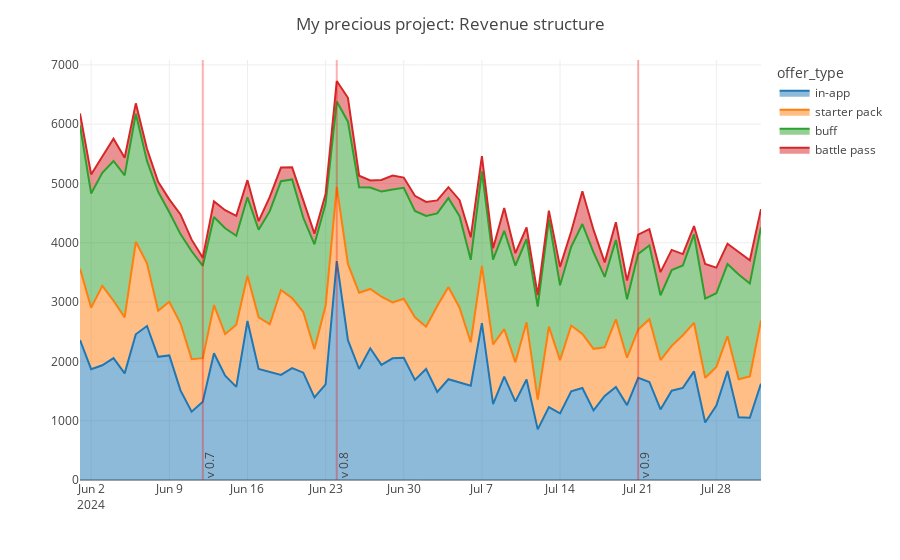

The cell this chart's notebook holds for it:
### Code cell
fig = px.area(
    daily_stat, 
    x='login_dt', y='offer_revenue', color='offer_type',
    # https://plotly.com/python/legend/#legend-order
    category_orders={
        'offer_type': ['in-app', 'starter pack', 'buff', 'battle pass'],         
    },    
    # https://plotly.com/python/hover-text-and-formatting/
    hover_name='offer_type',
    hover_data={
        # https://github.com/d3/d3-3.x-api-reference/blob/master/Formatting.md
        'offer_type': False,
        'offer_revenue': ':.0f',
        'revenue_share': ':.1%',                
        'ARPDAU': ':.2f'  
    }
)

for i in versions_dict.keys():
    fig.add_vline(i, line_width=2, line_color='red', opacity=0.3)
    fig.add_annotation(x=i, y=0, yanchor='bottom', text=versions_dict[i], showarrow=False, textangle=-90, xshift=6)  

fig.update_layout(
    title=f'My precious project: Revenue structure',
    xaxis=dict(title=''),
    yaxis=dict(title='', rangemode='tozero'),
    # margin=dict(b=50, l=50),         
    height=500
)

### Figure 1 — Plotly figure (JSON) as saved in the notebook; plotly's stock layout.template omitted (floating-point values rounded to 4 significant figures; data arrays with more than 128 entries replaced by an {"elided": "..."} marker saying what was removed)
{"data": [{"customdata": {"elided": "62x3 mixed values"}, "hovertemplate": "<b>%{hovertext}</b><br><br>login_dt=%{x}<br>offer_revenue=%{y:.0f}<br>revenue_share=%{customdata[1]:.1%}<br>ARPDAU=%{customdata[2]:.2f}<extra></extra>", "hovertext": ["in-app", "in-app", "in-app", "in-app", "in-app", "in-app", "in-app", "in-app", "in-app", "in-app", "in-app", "in-app", "in-app", "in-app", "in-app", "in-app", "in-app", "in-app", "in-app", "in-app", "in-app", "in-app", "in-app", "in-app", "in-app", "in-app", "in-app", "in-app", "in-app", "in-app", "in-app", "in-app", "in-app", "in-app", "in-app", "in-app", "in-app", "in-app", "in-app", "in-app", "in-app", "in-app", "in-app", "in-app", "in-app", "in-app", "in-app", "in-app", "in-app", "in-app", "in-app", "in-app", "in-app", "in-app", "in-app", "in-app", "in-app", "in-app", "in-app", "in-app", "in-app", "in-app"], "legendgroup": "in-app", "line": {"color": "#1F77B4"}, "marker": {"symbol": "circle"}, "mode": "lines", "name": "in-app", "orientation": "v", "showlegend": true, "stackgroup": "1", "type": "scatter", "x": ["2024-06-01T00:00:00", "2024-06-02T00:00:00", "2024-06-03T00:00:00", "2024-06-04T00:00:00", "2024-06-05T00:00:00", "2024-06-06T00:00:00", "2024-06-07T00:00:00", "2024-06-08T00:00:00", "2024-06-09T00:00:00", "2024-06-10T00:00:00", "2024-06-11T00:00:00", "2024-06-12T00:00:00", "2024-06-13T00:00:00", "2024-06-14T00:00:00", "2024-06-15T00:00:00", "2024-06-16T00:00:00", "2024-06-17T00:00:00", "2024-06-18T00:00:00", "2024-06-19T00:00:00", "2024-06-20T00:00:00", "2024-06-21T00:00:00", "2024-06-22T00:00:00", "2024-06-23T00:00:00", "2024-06-24T00:00:00", "2024-06-25T00:00:00", "2024-06-26T00:00:00", "2024-06-27T00:00:00", "2024-06-28T00:00:00", "2024-06-29T00:00:00", "2024-06-30T00:00:00", "2024-07-01T00:00:00", "2024-07-02T00:00:00", "2024-07-03T00:00:00", "2024-07-04T00:00:00", "2024-07-05T00:00:00", "2024-07-06T00:00:00", "2024-07-07T00:00:00", "2024-07-08T00:00:00", "2024-07-09T00:00:00", "2024-07-10T00:00:00", "2024-07-11T00:00:00", "2024-07-12T00:00:00", "2024-07-13T00:00:00", "2024-07-14T00:00:00", "2024-07-15T00:00:00", "2024-07-16T00:00:00", "2024-07-17T00:00:00", "2024-07-18T00:00:00", "2024-07-19T00:00:00", "2024-07-20T00:00:00", "2024-07-21T00:00:00", "2024-07-22T00:00:00", "2024-07-23T00:00:00", "2024-07-24T00:00:00", "2024-07-25T00:00:00", "2024-07-26T00:00:00", "2024-07-27T00:00:00", "2024-07-28T00:00:00", "2024-07-29T00:00:00", "2024-07-30T00:00:00", "2024-07-31T00:00:00", "2024-08-01T00:00:00"], "xaxis": "x", "y": [2360.0, 1869.0, 1935.0, 2055.0, 1798.0, 2457.0, 2597.0, 2077.0, 2100.0, 1511.0, 1152.0, 1320.0, 2138.0, 1758.0, 1570.0, 2682.0, 1874.0, 1822.0, 1773.0, 1886.0, 1810.0, 1394.0, 1612.0, 3692.0, 2357.0, 1872.0, 2221.0, 1942.0, 2052.0, 2062.0, 1689.0, 1872.0, 1487.0, 1699.0, 1646.0, 1590.0, 2646.0, 1278.0, 1745.0, 1322.0, 1695.0, 853.7, 1229.0, 1124.0, 1495.0, 1551.0, 1173.0, 1419.0, 1569.0, 1263.0, 1724.0, 1653.0, 1189.0, 1507.0, 1553.0, 1832.0, 970.5, 1256.0, 1839.0, 1056.0, 1049.0, 1625.0], "yaxis": "y"}, {"customdata": {"elided": "62x3 mixed values"}, "hovertemplate": "<b>%{hovertext}</b><br><br>login_dt=%{x}<br>offer_revenue=%{y:.0f}<br>revenue_share=%{customdata[1]:.1%}<br>ARPDAU=%{customdata[2]:.2f}<extra></extra>", "hovertext": ["starter pack", "starter pack", "starter pack", "starter pack", "starter pack", "starter pack", "starter pack", "starter pack", "starter pack", "starter pack", "starter pack", "starter pack", "starter pack", "starter pack", "starter pack", "starter pack", "starter pack", "starter pack", "starter pack", "starter pack", "starter pack", "starter pack", "starter pack", "starter pack", "starter pack", "starter pack", "starter pack", "starter pack", "starter pack", "starter pack", "starter pack", "starter pack", "starter pack", "starter pack", "starter pack", "starter pack", "starter pack", "starter pack", "starter pack", "starter pack", "starter pack", "starter pack", "starter pack", "starter pack", "starter pack", "starter pack", "starter pack", "starter pack", "starter pack", "starter pack", "starter pack", "starter pack", "starter pack", "starter pack", "starter pack", "starter pack", "starter pack", "starter pack", "starter pack", "starter pack", "starter pack", "starter pack"], "legendgroup": "starter pack", "line": {"color": "#FF7F0E"}, "marker": {"symbol": "circle"}, "mode": "lines", "name": "starter pack", "orientation": "v", "showlegend": true, "stackgroup": "1", "type": "scatter", "x": ["2024-06-01T00:00:00", "2024-06-02T00:00:00", "2024-06-03T00:00:00", "2024-06-04T00:00:00", "2024-06-05T00:00:00", "2024-06-06T00:00:00", "2024-06-07T00:00:00", "2024-06-08T00:00:00", "2024-06-09T00:00:00", "2024-06-10T00:00:00", "2024-06-11T00:00:00", "2024-06-12T00:00:00", "2024-06-13T00:00:00", "2024-06-14T00:00:00", "2024-06-15T00:00:00", "2024-06-16T00:00:00", "2024-06-17T00:00:00", "2024-06-18T00:00:00", "2024-06-19T00:00:00", "2024-06-20T00:00:00", "2024-06-21T00:00:00", "2024-06-22T00:00:00", "2024-06-23T00:00:00", "2024-06-24T00:00:00", "2024-06-25T00:00:00", "2024-06-26T00:00:00", "2024-06-27T00:00:00", "2024-06-28T00:00:00", "2024-06-29T00:00:00", "2024-06-30T00:00:00", "2024-07-01T00:00:00", "2024-07-02T00:00:00", "2024-07-03T00:00:00", "2024-07-04T00:00:00", "2024-07-05T00:00:00", "2024-07-06T00:00:00", "2024-07-07T00:00:00", "2024-07-08T00:00:00", "2024-07-09T00:00:00", "2024-07-10T00:00:00", "2024-07-11T00:00:00", "2024-07-12T00:00:00", "2024-07-13T00:00:00", "2024-07-14T00:00:00", "2024-07-15T00:00:00", "2024-07-16T00:00:00", "2024-07-17T00:00:00", "2024-07-18T00:00:00", "2024-07-19T00:00:00", "2024-07-20T00:00:00", "2024-07-21T00:00:00", "2024-07-22T00:00:00", "2024-07-23T00:00:00", "2024-07-24T00:00:00", "2024-07-25T00:00:00", "2024-07-26T00:00:00", "2024-07-27T00:00:00", "2024-07-28T00:00:00", "2024-07-29T00:00:00", "2024-07-30T00:00:00", "2024-07-31T00:00:00", "2024-08-01T00:00:00"], "xaxis": "x", "y": [1204.0, 1039.0, 1340.0, 968.0, 945.5, 1560.0, 1058.0, 776.1, 905.6, 1131.0, 886.4, 735.2, 810.7, 701.4, 1049.0, 762.4, 870.5, 805.6, 1430.0, 1181.0, 1023.0, 813.0, 1326.0, 1251.0, 1287.0, 1285.0, 1001.0, 1149.0, 944.7, 993.9, 1056.0, 713.2, 1447.0, 1554.0, 1259.0, 732.3, 962.7, 1007.0, 800.2, 662.3, 964.8, 502.3, 1357.0, 897.7, 1109.0, 911.2, 1039.0, 819.0, 1140.0, 800.2, 812.1, 1058.0, 832.8, 755.9, 889.0, 819.0, 751.5, 651.1, 587.0, 643.8, 696.7, 1066.0], "yaxis": "y"}, {"customdata": {"elided": "62x3 mixed values"}, "hovertemplate": "<b>%{hovertext}</b><br><br>login_dt=%{x}<br>offer_revenue=%{y:.0f}<br>revenue_share=%{customdata[1]:.1%}<br>ARPDAU=%{customdata[2]:.2f}<extra></extra>", "hovertext": ["buff", "buff", "buff", "buff", "buff", "buff", "buff", "buff", "buff", "buff", "buff", "buff", "buff", "buff", "buff", "buff", "buff", "buff", "buff", "buff", "buff", "buff", "buff", "buff", "buff", "buff", "buff", "buff", "buff", "buff", "buff", "buff", "buff", "buff", "buff", "buff", "buff", "buff", "buff", "buff", "buff", "buff", "buff", "buff", "buff", "buff", "buff", "buff", "buff", "buff", "buff", "buff", "buff", "buff", "buff", "buff", "buff", "buff", "buff", "buff", "buff", "buff"], "legendgroup": "buff", "line": {"color": "#2CA02C"}, "marker": {"symbol": "circle"}, "mode": "lines", "name": "buff", "orientation": "v", "showlegend": true, "stackgroup": "1", "type": "scatter", "x": ["2024-06-01T00:00:00", "2024-06-02T00:00:00", "2024-06-03T00:00:00", "2024-06-04T00:00:00", "2024-06-05T00:00:00", "2024-06-06T00:00:00", "2024-06-07T00:00:00", "2024-06-08T00:00:00", "2024-06-09T00:00:00", "2024-06-10T00:00:00", "2024-06-11T00:00:00", "2024-06-12T00:00:00", "2024-06-13T00:00:00", "2024-06-14T00:00:00", "2024-06-15T00:00:00", "2024-06-16T00:00:00", "2024-06-17T00:00:00", "2024-06-18T00:00:00", "2024-06-19T00:00:00", "2024-06-20T00:00:00", "2024-06-21T00:00:00", "2024-06-22T00:00:00", "2024-06-23T00:00:00", "2024-06-24T00:00:00", "2024-06-25T00:00:00", "2024-06-26T00:00:00", "2024-06-27T00:00:00", "2024-06-28T00:00:00", "2024-06-29T00:00:00", "2024-06-30T00:00:00", "2024-07-01T00:00:00", "2024-07-02T00:00:00", "2024-07-03T00:00:00", "2024-07-04T00:00:00", "2024-07-05T00:00:00", "2024-07-06T00:00:00", "2024-07-07T00:00:00", "2024-07-08T00:00:00", "2024-07-09T00:00:00", "2024-07-10T00:00:00", "2024-07-11T00:00:00", "2024-07-12T00:00:00", "2024-07-13T00:00:00", "2024-07-14T00:00:00", "2024-07-15T00:00:00", "2024-07-16T00:00:00", "2024-07-17T00:00:00", "2024-07-18T00:00:00", "2024-07-19T00:00:00", "2024-07-20T00:00:00", "2024-07-21T00:00:00", "2024-07-22T00:00:00", "2024-07-23T00:00:00", "2024-07-24T00:00:00", "2024-07-25T00:00:00", "2024-07-26T00:00:00", "2024-07-27T00:00:00", "2024-07-28T00:00:00", "2024-07-29T00:00:00", "2024-07-30T00:00:00", "2024-07-31T00:00:00", "2024-08-01T00:00:00"], "xaxis": "x", "y": [2413.0, 1923.0, 1905.0, 2357.0, 2393.0, 2159.0, 1726.0, 2007.0, 1508.0, 1505.0, 1819.0, 1557.0, 1488.0, 1786.0, 1500.0, 1322.0, 1476.0, 1906.0, 1835.0, 2001.0, 1589.0, 1767.0, 1724.0, 1440.0, 2399.0, 1781.0, 1711.0, 1773.0, 1902.0, 1872.0, 1793.0, 1868.0, 1561.0, 1500.0, 1543.0, 1390.0, 1597.0, 1430.0, 1658.0, 1630.0, 1402.0, 1569.0, 1810.0, 1262.0, 1328.0, 1854.0, 1627.0, 1187.0, 1339.0, 983.9, 1278.0, 1245.0, 1094.0, 1277.0, 1174.0, 1492.0, 1338.0, 1242.0, 1216.0, 1766.0, 1568.0, 1573.0], "yaxis": "y"}, {"customdata": {"elided": "62x3 mixed values"}, "hovertemplate": "<b>%{hovertext}</b><br><br>login_dt=%{x}<br>offer_revenue=%{y:.0f}<br>revenue_share=%{customdata[1]:.1%}<br>ARPDAU=%{customdata[2]:.2f}<extra></extra>", "hovertext": ["battle pass", "battle pass", "battle pass", "battle pass", "battle pass", "battle pass", "battle pass", "battle pass", "battle pass", "battle pass", "battle pass", "battle pass", "battle pass", "battle pass", "battle pass", "battle pass", "battle pass", "battle pass", "battle pass", "battle pass", "battle pass", "battle pass", "battle pass", "battle pass", "battle pass", "battle pass", "battle pass", "battle pass", "battle pass", "battle pass", "battle pass", "battle pass", "battle pass", "battle pass", "battle pass", "battle pass", "battle pass", "battle pass", "battle pass", "battle pass", "battle pass", "battle pass", "battle pass", "battle pass", "battle pass", "battle pass", "battle pass", "battle pass", "battle pass", "battle pass", "battle pass", "battle pass", "battle pass", "battle pass", "battle pass", "battle pass", "battle pass", "battle pass", "battle pass", "battle pass", "battle pass", "battle pass"], "legendgroup": "battle pass", "line": {"color": "#D62728"}, "marker": {"symbol": "circle"}, "mode": "lines", "name": "battle pass", "orientation": "v", "showlegend": true, "stackgroup": "1", "type": "scatter", "x": ["2024-06-01T00:00:00", "2024-06-02T00:00:00", "2024-06-03T00:00:00", "2024-06-04T00:00:00", "2024-06-05T00:00:00", "2024-06-06T00:00:00", "2024-06-07T00:00:00", "2024-06-08T00:00:00", "2024-06-09T00:00:00", "2024-06-10T00:00:00", "2024-06-11T00:00:00", "2024-06-12T00:00:00", "2024-06-13T00:00:00", "2024-06-14T00:00:00", "2024-06-15T00:00:00", "2024-06-16T00:00:00", "2024-06-17T00:00:00", "2024-06-18T00:00:00", "2024-06-19T00:00:00", "2024-06-20T00:00:00", "2024-06-21T00:00:00", "2024-06-22T00:00:00", "2024-06-23T00:00:00", "2024-06-24T00:00:00", "2024-06-25T00:00:00", "2024-06-26T00:00:00", "2024-06-27T00:00:00", "2024-06-28T00:00:00", "2024-06-29T00:00:00", "2024-06-30T00:00:00", "2024-07-01T00:00:00", "2024-07-02T00:00:00", "2024-07-03T00:00:00", "2024-07-04T00:00:00", "2024-07-05T00:00:00", "2024-07-06T00:00:00", "2024-07-07T00:00:00", "2024-07-08T00:00:00", "2024-07-09T00:00:00", "2024-07-10T00:00:00", "2024-07-11T00:00:00", "2024-07-12T00:00:00", "2024-07-13T00:00:00", "2024-07-14T00:00:00", "2024-07-15T00:00:00", "2024-07-16T00:00:00", "2024-07-17T00:00:00", "2024-07-18T00:00:00", "2024-07-19T00:00:00", "2024-07-20T00:00:00", "2024-07-21T00:00:00", "2024-07-22T00:00:00", "2024-07-23T00:00:00", "2024-07-24T00:00:00", "2024-07-25T00:00:00", "2024-07-26T00:00:00", "2024-07-27T00:00:00", "2024-07-28T00:00:00", "2024-07-29T00:00:00", "2024-07-30T00:00:00", "2024-07-31T00:00:00", "2024-08-01T00:00:00"], "xaxis": "x", "y": [204.7, 322.6, 274.7, 375.5, 296.7, 176.2, 206.1, 167.6, 218.7, 332.0, 195.7, 135.1, 262.4, 303.3, 334.4, 289.4, 145.5, 240.2, 231.0, 203.9, 292.5, 179.4, 161.0, 346.8, 401.9, 192.8, 117.4, 195.5, 237.3, 172.3, 254.2, 234.3, 219.5, 184.5, 270.7, 379.9, 254.1, 194.6, 385.6, 211.3, 198.9, 193.9, 147.0, 310.7, 258.8, 554.0, 378.6, 245.5, 297.7, 315.2, 323.2, 273.0, 389.2, 341.0, 193.3, 140.2, 582.4, 432.7, 341.5, 377.9, 391.5, 304.9], "yaxis": "y"}], "layout": {"annotations": [{"showarrow": false, "text": "v 0.7", "textangle": -90, "x": "2024-06-12", "xshift": 6, "y": 0, "yanchor": "bottom"}, {"showarrow": false, "text": "v 0.8", "textangle": -90, "x": "2024-06-24", "xshift": 6, "y": 0, "yanchor": "bottom"}, {"showarrow": false, "text": "v 0.9", "textangle": -90, "x": "2024-07-21", "xshift": 6, "y": 0, "yanchor": "bottom"}], "autosize": true, "legend": {"title": {"text": "offer_type"}, "tracegroupgap": 0}, "margin": {"t": 60}, "shapes": [{"line": {"color": "red", "width": 2}, "opacity": 0.3, "type": "line", "x0": "2024-06-12", "x1": "2024-06-12", "xref": "x", "y0": 0, "y1": 1, "yref": "y domain"}, {"line": {"color": "red", "width": 2}, "opacity": 0.3, "type": "line", "x0": "2024-06-24", "x1": "2024-06-24", "xref": "x", "y0": 0, "y1": 1, "yref": "y domain"}, {"line": {"color": "red", "width": 2}, "opacity": 0.3, "type": "line", "x0": "2024-07-21", "x1": "2024-07-21", "xref": "x", "y0": 0, "y1": 1, "yref": "y domain"}], "title": {"text": "My precious project: Revenue structure"}, "xaxis": {"anchor": "y", "autorange": true, "domain": [0, 1], "range": ["2024-06-01", "2024-08-01"], "title": {"text": ""}, "type": "date"}, "yaxis": {"anchor": "x", "autorange": true, "domain": [0, 1], "range": [0, 7083.0], "rangemode": "tozero", "title": {"text": ""}, "type": "linear"}}}
